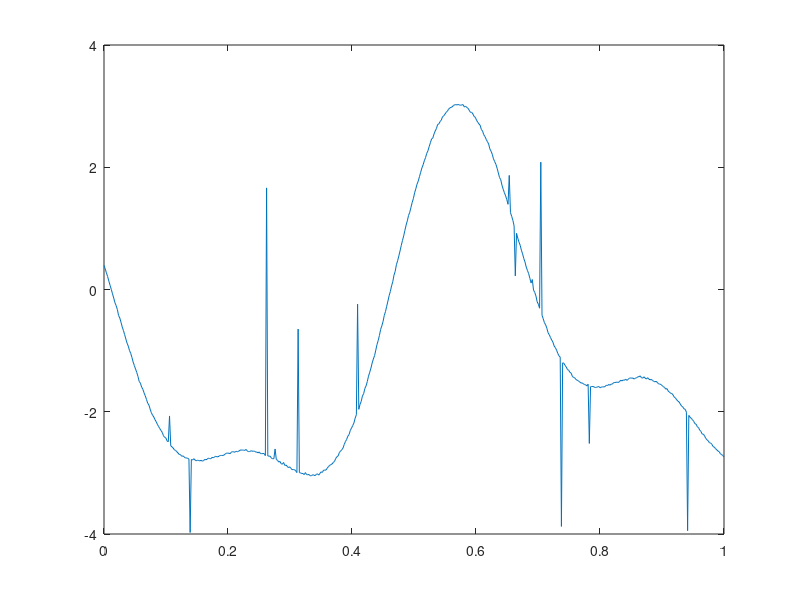
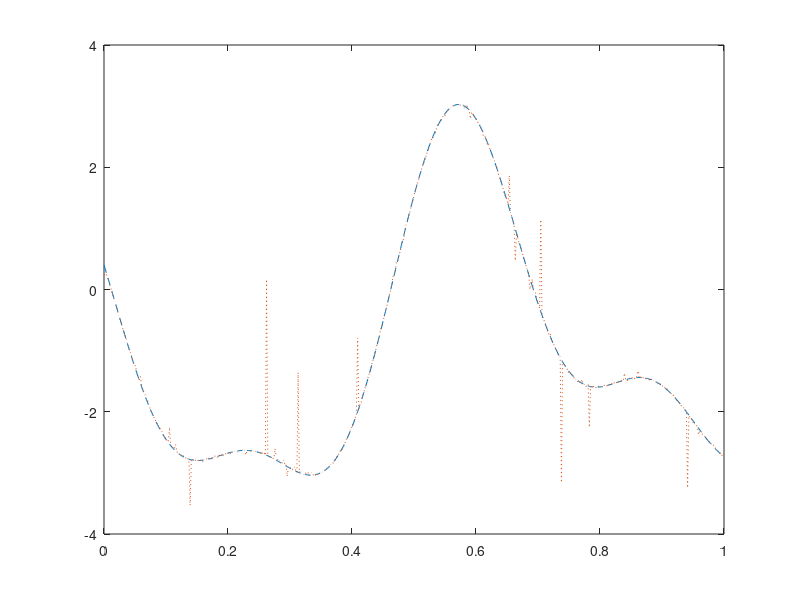
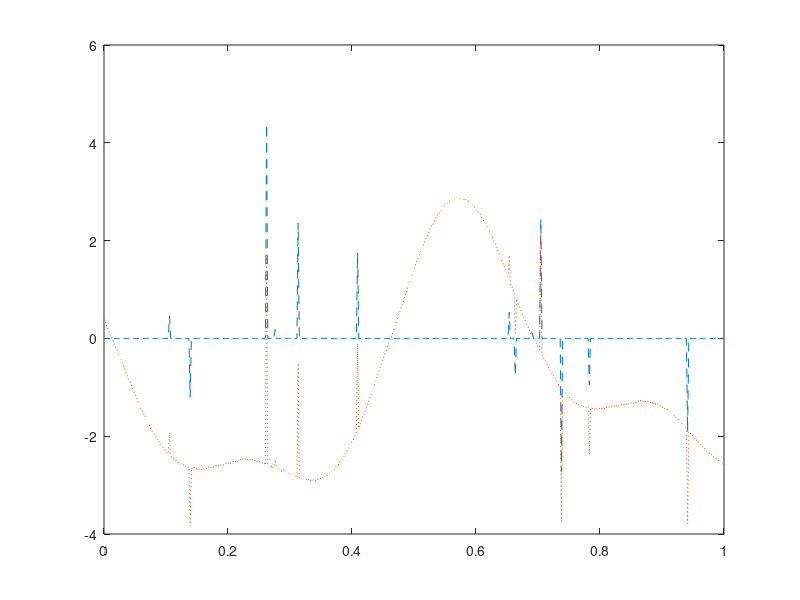

These charts were generated, in order, by the following MATLAB code:
%Signals x1 and x2 are generated
t = 0:1/511:1;
x1 = -1.8*sin(2*pi*1.2*t)+1.2*cos(2*pi*1.8*t)-sin(2*pi*3.1*t)-0.8; 
x1 = x1(:);
x2 = zeros(512,1); 
rand('state',14);
r = randperm(512); 
randn('state',28); 
x2(r(1:13)) = 2*randn(13,1);

%Matrix T1 is an DCT matrix and matrix T2 is an identity matrix
T1 = dctmtx(512);
T2 = eye(512);

%Noise w is generated
randn('state',10);
w = 0.01*randn(512,1);

mu = 0.01;
u = x1+x2+w;

x1_test = zeros(512,1); 
x2_test = zeros(512,1);

for i = 1:31
    b1 = T1*(u-x2_test);
    theta1 = sign(b1).*max(abs(b1)-mu,0);
    x1_new = T1'*theta1;
    b2 = T2*(u-x1_test);
    theta2 = sign(b2).*max(abs(b2)-mu,0);
    x2_new = T2'*theta2;
    x1_test = x1_new;
    x2_test = x2_new;
end

%Generate a plot that displays the data curve u versus t
figure('name','Generate a plot that displays the data curve u versus t');
plot(t,u);
%Generate a plot to show both x1 and its estimate x1_tilda;
figure('name','Generate a plot to show both x1 and its estimate x1_tilda');
plot(t,x1,'--',t,x1_test,':');
%Generate a plot to show both x2 and its estimate x2_tilda;
figure('name','Generate a plot to show both x2 and its estimate x2_tilda');
plot(t,x2,'--',t,x2_test,':');
%Compute average 2-norm estimation errors with n = 512;
n =512;
result1 = norm(x1_test - x1, 2)/sqrt(n);
result2 = norm(x2_test - x2, 2)/sqrt(n);
disp(result1);
disp(result2);

